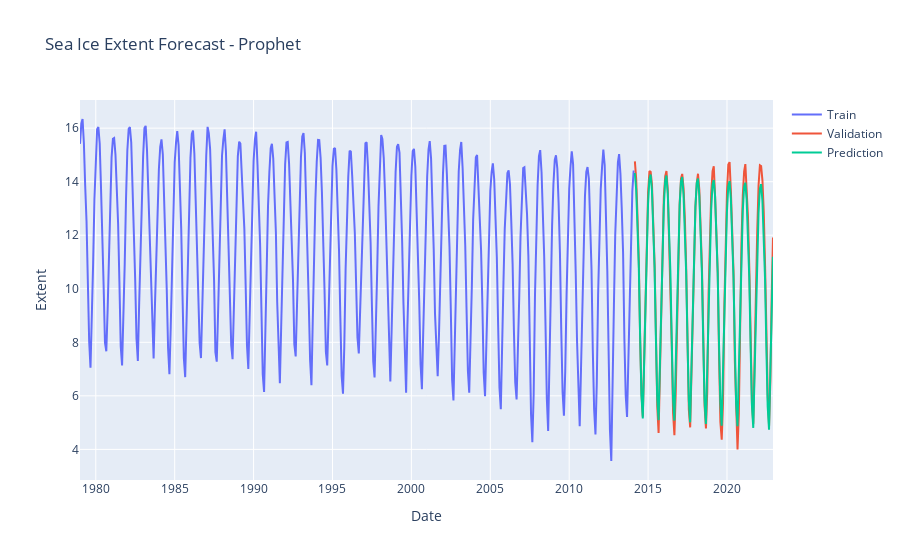

Notebook code cell kept with this figure:
### Code cell
# Plot Forecast vs Validation values
import plotly.graph_objects as go 

fig = go.Figure()
fig.add_trace(go.Scatter(x=train_pr['ds'],y=train_pr['y'],name='Train'))
fig.add_trace(go.Scatter(x=val_pr['ds'],y=val_pr['y'],name='Validation'))
fig.add_trace(go.Scatter(x=forecast['ds'],y=forecast['yhat'],name='Prediction'))
fig.update_layout(title='Sea Ice Extent Forecast - Prophet',xaxis_title='Date',yaxis_title='Extent')
fig.show()
